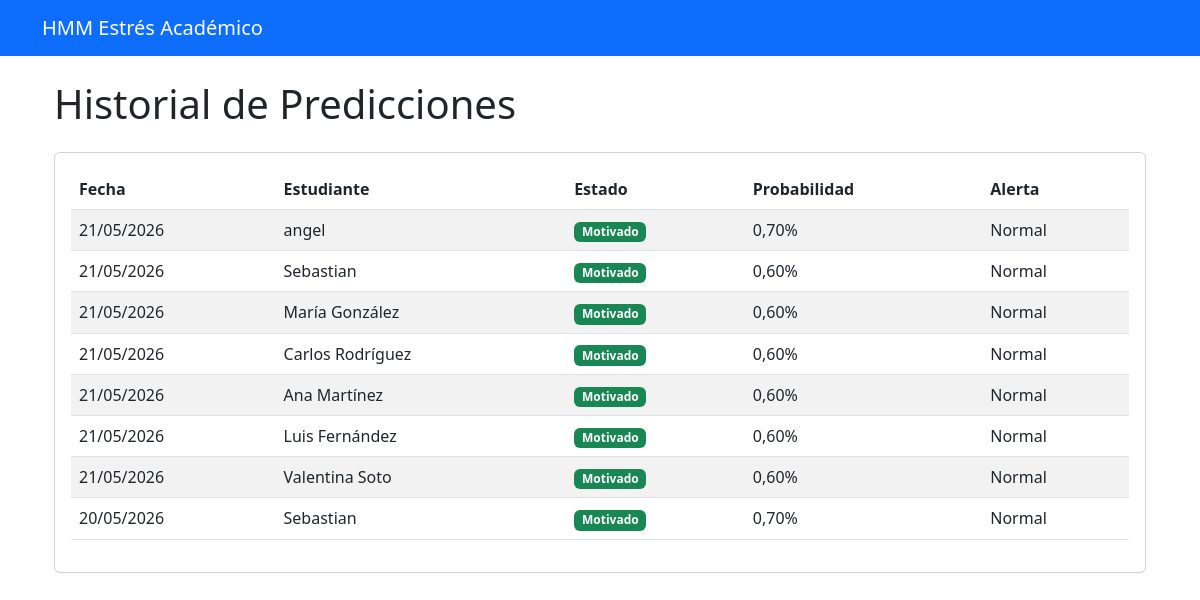
Screenshot of /predictions/ (signed in) with the database file from the repository.
### academic/models.py (models this page shows, shortened)
class HMMPrediction(models.Model):
    ESTADO_CHOICES = [
        ('motivado', 'Motivado'),
        ('cansado', 'Cansado'),
        ('estresado', 'Estresado'),
        ('desmotivado', 'Desmotivado'),
    ]
    student = models.ForeignKey(Student, on_delete=models.CASCADE, related_name="predictions")
    date = models.DateField(verbose_name="Fecha de predicción")
    hidden_state = models.CharField(max_length=20, choices=ESTADO_CHOICES, verbose_name="Estado oculto")
    probability = models.FloatField(verbose_name="Probabilidad asociada")
    is_stressed = models.BooleanField(default=False, verbose_name="Alerta de estrés")
    created_at = models.DateTimeField(auto_now_add=True)
    class Meta:
        ordering = ['-date']
        verbose_name = "Predicción HMM"
        verbose_name_plural = "Predicciones HMM"

class Student(models.Model):
    name = models.CharField(max_length=100, verbose_name="Nombre completo")
    email = models.EmailField(unique=True, verbose_name="Correo electrónico")
    enrollment_date = models.DateField(auto_now_add=True, verbose_name="Fecha de registro")
    class Meta:
        verbose_name = "Estudiante"
        verbose_name_plural = "Estudiantes"

### academic/views.py (the view)
# urls.py: path('predictions/', views.prediction_list, name='prediction_list'),
@login_required
def prediction_list(request):
    predictions = HMMPrediction.objects.select_related('student').order_by('-date')
    return render(request, 'academic/prediction_list.html', {'predictions': predictions})

### academic/templates/academic/prediction_list.html (shortened to what this page needs)
{% extends "academic/base.html" %}
{% block content %}
<div class="container mt-4">
    <h1> Historial de Predicciones</h1>
    <div class="card mt-4">
        <div class="card-body">
            <div class="table-responsive">
                <table class="table table-striped">
                    <thead>
                        <tr>
                            <th>Fecha</th>
                            <th>Estudiante</th>
                            <th>Estado</th>
                            <th>Probabilidad</th>
                            <th>Alerta</th>
                        </tr>
                    </thead>
                    <tbody>
                        {% for pred in predictions %}
                        <tr>
                            <td>{{ pred.date|date:"d/m/Y" }}</td>
                            <td>{{ pred.student.name }}</td>
                            <td>
                                {% if pred.hidden_state == 'motivado' %}
                                    <span class="badge bg-success">{{ pred.get_hidden_state_display }}</span>
                                {% elif pred.hidden_state == 'estresado' %}
                                    <span class="badge bg-danger">{{ pred.get_hidden_state_display }}</span>
                                {% elif pred.hidden_state == 'cansado' %}
                                    <span class="badge bg-warning">{{ pred.get_hidden_state_display }}</span>
                                {% else %}
                                    <span class="badge bg-secondary">{{ pred.get_hidden_state_display }}</span>
                                {% endif %}
                            </td>
                            <td>{{ pred.probability|floatformat:2 }}%</td>
                            <td>
                                {% if pred.is_stressed %}
                                    <i class="fas fa-bell text-danger"></i> Activa
                                {% else %}
                                     Normal
                                {% endif %}
                            </td>
                        </tr>
                        {% empty %}
                        <tr>
                            <td colspan="5" class="text-center">No hay predicciones realizadas</td>
                        </tr>
                        {% endfor %}
                    </tbody>
                </table>
            </div>
        </div>
    </div>
</div>
{% endblock %}

### rows the page displays
HMMPrediction: date "21/05/2026", student.name "angel", hidden_state "Motivado", probability "0,70", is_stressed "Normal"
HMMPrediction: date "21/05/2026", student.name "Sebastian", hidden_state "Motivado", probability "0,60", is_stressed "Normal"
HMMPrediction: date "21/05/2026", student.name "María González", hidden_state "Motivado", probability "0,60", is_stressed "Normal"
HMMPrediction: date "21/05/2026", student.name "Carlos Rodríguez", hidden_state "Motivado", probability "0,60", is_stressed "Normal"
HMMPrediction: date "21/05/2026", student.name "Ana Martínez", hidden_state "Motivado", probability "0,60", is_stressed "Normal"
HMMPrediction: date "21/05/2026", student.name "Luis Fernández", hidden_state "Motivado", probability "0,60", is_stressed "Normal"
HMMPrediction: date "21/05/2026", student.name "Valentina Soto", hidden_state "Motivado", probability "0,60", is_stressed "Normal"
HMMPrediction: date "20/05/2026", student.name "Sebastian", hidden_state "Motivado", probability "0,70", is_stressed "Normal"
